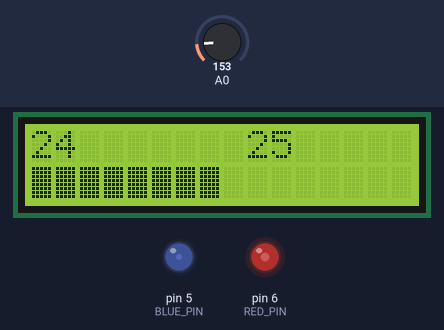
Bench run of a sketch on a simulated Arduino Uno, built with avr-gcc and run on an emulated ATmega328P. Shown: 16×2 character LCD, output pins drawn as LEDs (lit = HIGH). The test bench sets the inputs (shaded band); at power-on: A0 = 153. What the sketch prints to the serial monitor is not drawn.

Above: at 1.2 s.
1.3 s: A0 set to 165
At 3.0 s:
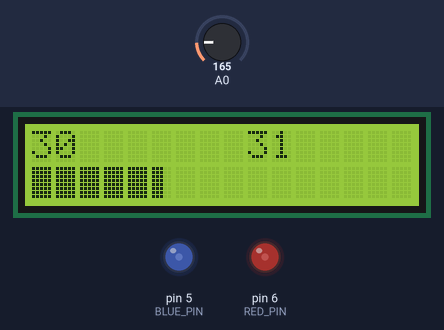
3.5 s: A0 set to 175
At 5.0 s:
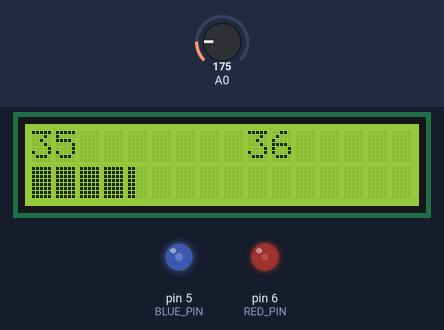
5.6 s: A0 set to 191
At 7.0 s:
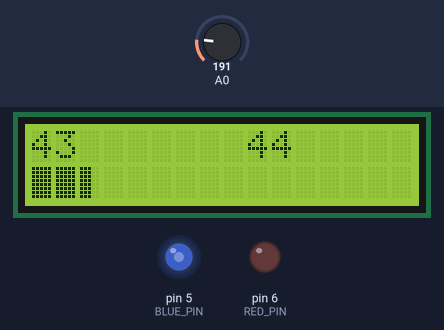
7.6 s: A0 set to 221
At 9.0 s:
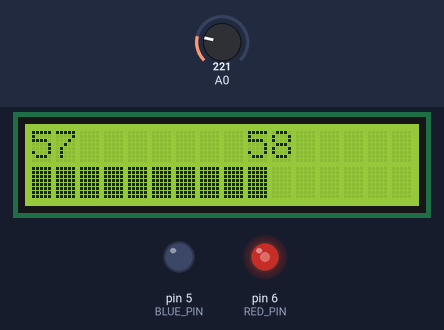
9.6 s: A0 set to 133
At 11.1 s:
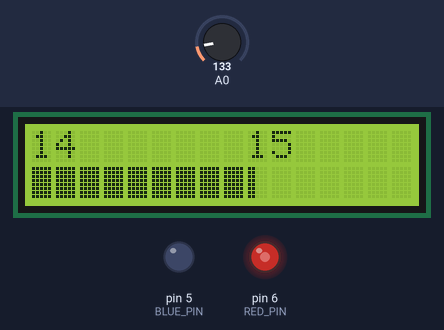
11.6 s: A0 set to 114
At 13.1 s:
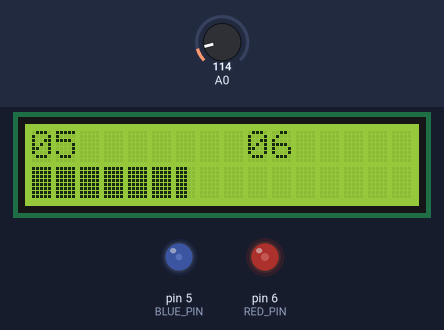
Timing chart, 0 to 14.6 s (numbered marks = the images above; inputs shaded):
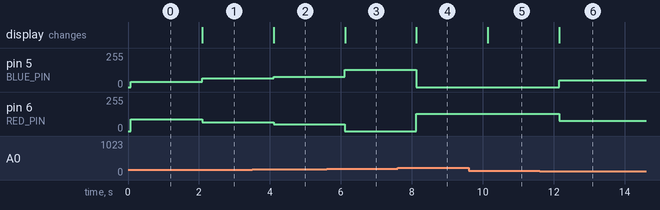

Measured:
- after the input at 1.3 s, pin 5 (BLUE_PIN): 38/255 → 64/255 after 0.79 s; pin 6 (RED_PIN): 89/255 → 64/255 after 0.79 s; the display: changes after 0.79 s (image 1)
- after the input at 3.5 s, pin 5 (BLUE_PIN): 64/255 → 76/255 after 0.60 s; pin 6 (RED_PIN): 64/255 → 51/255 after 0.60 s; the display: changes after 0.60 s (image 2)
- after the input at 5.6 s, pin 5 (BLUE_PIN): 76/255 → 128/255 after 0.52 s; pin 6 (RED_PIN): 51/255 → 0/255 after 0.52 s; the display: changes after 0.52 s (image 3)
- after the input at 7.6 s, pin 5 (BLUE_PIN): 128/255 → 0/255 after 0.53 s; pin 6 (RED_PIN): 0/255 → 128/255 after 0.53 s; the display: changes after 0.53 s (image 4)
- after the input at 9.6 s, the display: changes after 0.55 s (image 5)
- after the input at 11.6 s, pin 5 (BLUE_PIN): 0/255 → 51/255 after 0.56 s; pin 6 (RED_PIN): 128/255 → 76/255 after 0.56 s; the display: changes after 0.56 s (image 6)

The sketch:

4b_coding_challenge1.ino
```cpp
/*
  Terry Field, Student # 3721738
  COMP 444
  March 25th, 2025

  This sketch implements the coding challenges for Project 4b of the SparkFun Inventor's Kit
  guide.

*/

#include <LiquidCrystal.h>
LiquidCrystal lcd(13, 12, 11, 10, 9, 8);    // tell the RedBoard what pins are connected to the display

float voltage  = 0;   // voltage measured from the TMP36
float degreesC = 0;   // temperature calculated in degrees Celsius

// Pins for RGB LED
const int RED_PIN = 6;
const int BLUE_PIN = 5;

// make some custom characters to represent the bar chart:
byte bar1[8] = {
  0b10000,
  0b10000,
  0b10000,
  0b10000,
  0b10000,
  0b10000,
  0b10000,
  0b10000,
};

byte bar2[8] = {
  0b11000,
  0b11000,
  0b11000,
  0b11000,
  0b11000,
  0b11000,
  0b11000,
  0b11000,
};

byte bar3[8] = {
  0b11100,
  0b11100,
  0b11100,
  0b11100,
  0b11100,
  0b11100,
  0b11100,
  0b11100,
};

byte bar4[8] = {
  0b11110,
  0b11110,
  0b11110,
  0b11110,
  0b11110,
  0b11110,
  0b11110,
  0b11110,
};

byte bar5[8] = {
  0b11111,
  0b11111,
  0b11111,
  0b11111,
  0b11111,
  0b11111,
  0b11111,
  0b11111,
};


void setup() {

  pinMode(RED_PIN, OUTPUT);
  pinMode(BLUE_PIN, OUTPUT);

  Serial.begin (9600);        //set up a serial connection with the computer

  lcd.begin(16, 2); // initialize a 16x2 display
  lcd.clear();       // clear the display
  lcd.createChar(0, bar1);
  lcd.createChar(1, bar2);
  lcd.createChar(2, bar3);
  lcd.createChar(3, bar4);
  lcd.createChar(4, bar5);
};

const int ROW_LEN = 16;
int intDegreesC;
char rowBuffer[ROW_LEN + 1]; // add 1 for null char
float blueIntensity; // percentage of blue colour in the RGB LED

void loop() {

  voltage = analogRead(A0) * 0.004882813;   //convert the analog reading, which varies from 0 to 1023, back to a voltage value from 0-5 volts
  degreesC = (voltage - 0.5) * 100.0;       //convert the voltage to a temperature in degrees Celsius
  Serial.print("Temperature: ");
  Serial.println(degreesC);
  lcd.clear();

  intDegreesC = degreesC * 100; // int containing the temp in 100th's of degrees
  sprintf(rowBuffer, "%02u       %02u", intDegreesC / 100, intDegreesC / 100 + 1);
  lcd.setCursor(0,0);
  lcd.print(rowBuffer);

  lcd.setCursor(0,1);
  int tenthsUnits = intDegreesC % 100 / 10;
  for (int i = 0; i < tenthsUnits; i++) {
    lcd.write((byte)4);
  }

  int hundredthsUnits = intDegreesC % 10;
  if (hundredthsUnits == 0 && tenthsUnits == 0) // display the thinnest bar to indicate that there is a reading
    lcd.write((byte)0);
  else if (hundredthsUnits == 9) { // display full bar
    lcd.write((byte)4);
  }
  else {
      lcd.write((byte)(hundredthsUnits / 2 - 1));
  }

  // The tenths of a degree controls the mix of blue and red light. The greater the tenths units, the more red (hotter)
  if (tenthsUnits <= 2) // pure blue for 2 or less
    tenthsUnits = 0;
  else if (tenthsUnits >= 8) // pure read for 8 or more
    tenthsUnits = 10;
  blueIntensity = (10 - tenthsUnits)/10.0;
  analogWrite(BLUE_PIN, 128*blueIntensity);
  analogWrite(RED_PIN, 128*(1.0 - blueIntensity));
  Serial.print("Blue: ");
  Serial.print(128*blueIntensity);
  Serial.print(" Red: ");
  Serial.print(128*(1.0 - blueIntensity));
  Serial.print(" Tenths units: ");
  Serial.println(tenthsUnits);
  delay(1000);
}
```
